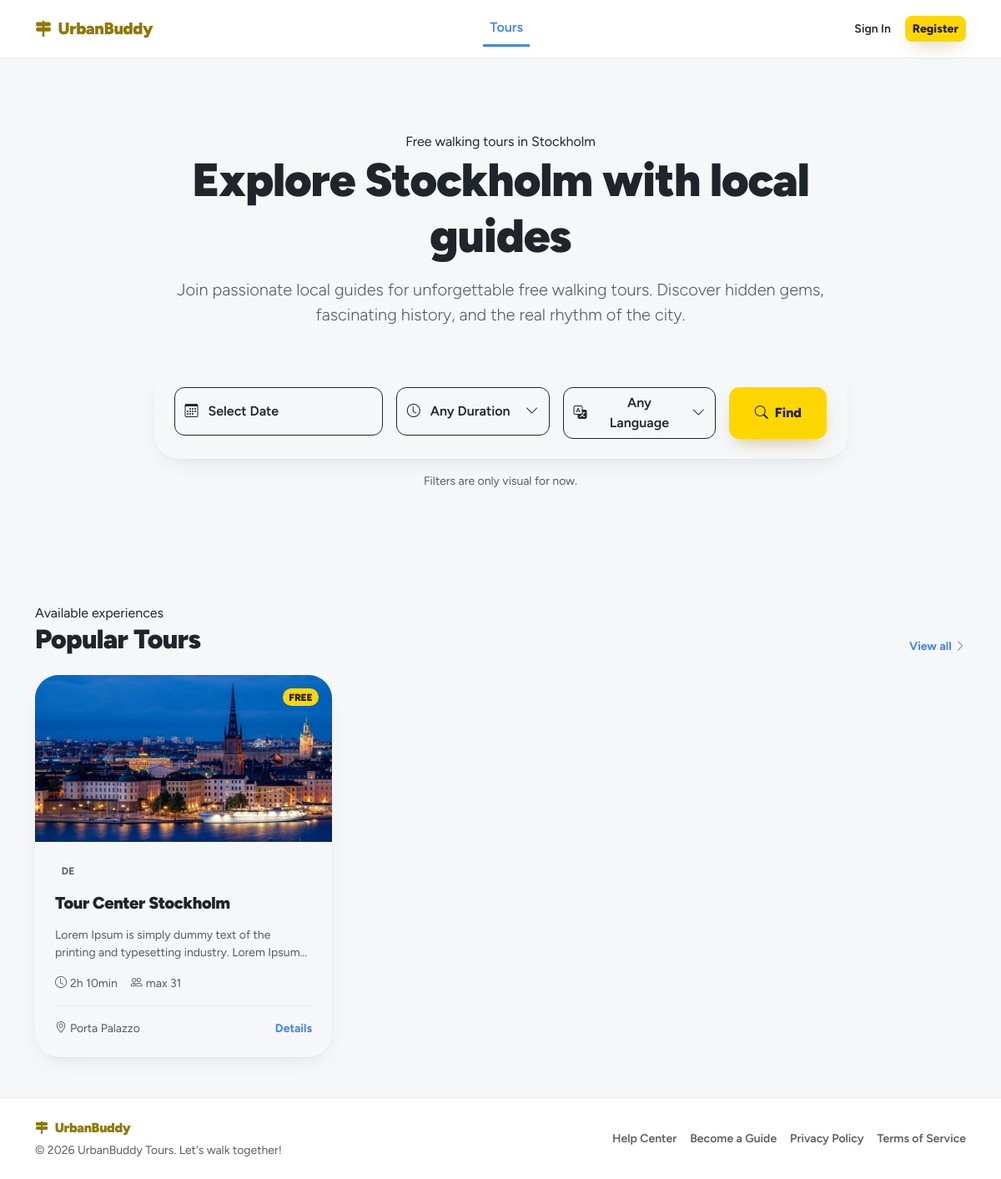
The page / on the database its author committed.
### tables this page shows
CREATE TABLE tour_photos (
    id TEXT PRIMARY KEY, -- UUID
    tour_id TEXT NOT NULL, -- FK verso UUID
    filename TEXT NOT NULL,
    created_at TEXT DEFAULT CURRENT_TIMESTAMP,
    FOREIGN KEY (tour_id) REFERENCES tours(id) ON DELETE CASCADE
);

CREATE TABLE tours (
    id TEXT PRIMARY KEY,  -- UUID
    guide_id TEXT NOT NULL, -- FK verso UUID
    theme_id INTEGER NOT NULL,
    language_id INTEGER NOT NULL,
    title TEXT NOT NULL,
    description TEXT NOT NULL,
    meeting_point TEXT NOT NULL,
    duration INTEGER NOT NULL,
    max_participants INTEGER NOT NULL,
    is_deleted INTEGER DEFAULT 0 CHECK(is_deleted IN (0, 1)),
    created_at TEXT DEFAULT CURRENT_TIMESTAMP,
    updated_at TEXT DEFAULT CURRENT_TIMESTAMP,
    FOREIGN KEY (guide_id) REFERENCES users(id) ON DELETE CASCADE,
    FOREIGN KEY (theme_id) REFERENCES themes(id) ON DELETE RESTRICT,
    FOREIGN KEY (language_id) REFERENCES languages(id) ON DELETE RESTRICT
);

### app/public/routes.py (the view)
@public_bp.route("/")
def home():
    tours = ToursDAO.list_all_tours(limit=6)
    tour_cards = []
    for tour in tours:
        tour_cards.append(build_tour_card(tour))
    return render_template(
        "home.html",
        city_name=CITY_NAME,
        tours=tour_cards,
    )

### app/core/db.py (called while the page is built)
def get_db():
    if 'conn' not in g:
        g.conn = sqlite3.connect(current_app.config["DATABASE"])
        g.conn.row_factory = sqlite3.Row
    return g.conn

### app/core/utils.py (called while the page is built, shortened)
def parse_positive_int(value):
    try:
        number = int(value)
    except (TypeError, ValueError):
        return None
    if number <= 0:
        return None
    return number

def format_duration(minutes, fallback="Duration not specified"):
    minutes = parse_positive_int(minutes)
    if minutes is None:
        return fallback
    if minutes < 60:
        return f"{minutes} min"
    hours = minutes // 60
    remaining_minutes = minutes % 60
    if remaining_minutes == 0:
        return f"{hours}h"
    return f"{hours}h {remaining_minutes}min"

def get_language_label(language, fallback="Not specified"):
    if language is None:
        return fallback
    label = getattr(language, "label", None)
    code = getattr(language, "code", None)
    slug = getattr(language, "slug", None)
    name = getattr(language, "name", None)
    language_id = getattr(language, "id", None)
    if label:
        return str(label).upper()

### app/public/utils.py (called while the page is built)
def build_tour_card(tour):
    language = LanguagesDAO.get_language_by_id(tour.language_id)
    return {
        "id": tour.id,
        "title": tour.title,
        "description": tour.description,
        "meeting_point": tour.meeting_point,
        "duration": format_duration(tour.duration),
        "max_participants": tour.max_participants,
        "language": get_language_label(language),
        "cover_filename": get_cover_filename(tour.id),
    }

def get_cover_filename(tour_id):
    photos = TourPhotosDAO.list_photos_by_tour(tour_id)
    if photos:
        return photos[0].filename
    return None

### app/tours/dao.py (called while the page is built)
    @staticmethod
    def list_all_tours(limit: int = 20, offset: int = 0):
        db = get_db()
        rows = db.execute(
            "SELECT * FROM tours WHERE is_deleted = 0 ORDER BY created_at DESC LIMIT ? OFFSET ?",
            (limit, offset)
        ).fetchall()
        return [Tour.from_row(row) for row in rows]

    @staticmethod
    def list_photos_by_tour(tour_id: str):
        db = get_db()
        rows = db.execute(
            "SELECT * FROM tour_photos WHERE tour_id = ? ORDER BY created_at DESC",
            (tour_id,)
        ).fetchall()
        return [TourPhoto.from_row(row) for row in rows]

### app/templates/home.html (shortened to what this page needs)
{% extends "base.html" %}
{% block content %}
<section class="hero-section py-5 py-lg-6">
    <div class="container">
        <div class="row justify-content-center text-center">
            <div class="col-lg-10 col-xl-9">
                <span class="eyebrow mb-3">
                    Free walking tours in {{ city_name }}
                </span>
                <h1 class="display-4 fw-black mb-3">
                    Explore {{ city_name }} with local guides
                </h1>
                <p class="lead text-muted mx-auto mb-5">
                    Join passionate local guides for unforgettable free walking tours.
                    Discover hidden gems, fascinating history, and the real rhythm of the city.
                </p>
                <div class="card border-0 shadow-sm rounded-5 mx-auto search-card">
                    <div class="card-body p-3 p-md-4">
                        <div class="row g-3">
                            <div class="col-md-4">
                                <button class="btn search-filter w-100" type="button" disabled>
                                    <i class="bi bi-calendar3"></i>
                                    <span>Select Date</span>
                                </button>
                            </div>
                            <div class="col-md-3">
                                <button class="btn search-filter w-100" type="button" disabled>
                                    <i class="bi bi-clock"></i>
                                    <span>Any Duration</span>
                                    <i class="bi bi-chevron-down ms-auto"></i>
                                </button>
                            </div>
                            <div class="col-md-3">
                                <button class="btn search-filter w-100" type="button" disabled>
                                    <i class="bi bi-translate"></i>
                                    <span>Any Language</span>
                                    <i class="bi bi-chevron-down ms-auto"></i>
                                </button>
                            </div>
                            <div class="col-md-2">
                                <button class="btn btn-primary w-100 h-100 search-submit" type="button" disabled>
                                    <i class="bi bi-search"></i>
                                    <span>Find</span>
                                </button>
                            </div>
                        </div>
                    </div>
                </div>
                <p class="small text-muted mt-3 mb-0">
                    Filters are only visual for now.
                </p>
            </div>
        </div>
    </div>
</section>
<section class="py-5">
    <div class="container">
        <div class="d-flex align-items-end justify-content-between gap-3 mb-4">
            <div>
                <span class="eyebrow mb-2">
                    Available experiences
                </span>
                <h2 class="fw-black mb-0">Popular Tours</h2>
            </div>
            <a href="#" class="small fw-bold text-decoration-none">
                View all
                <i class="bi bi-chevron-right"></i>
            </a>
        </div>
        {% if tours %}
            <div class="row g-4">
                {% for tour in tours %}
                    <div class="col-md-6 col-lg-4">
                        {% include "components/tour_card.html" %}
                    </div>
                {% endfor %}
            </div>
        {% endif %}
    </div>
</section>
{% endblock %}

### app/templates/components/tour_card.html (shortened to what this page needs)
<article class="card tour-card border-0 shadow-sm rounded-5 h-100 overflow-hidden">
    <div class="tour-img position-relative">
        {% if tour.cover_filename %}
            <img
                src="{{ url_for('static', filename='uploads/tours/' ~ tour.cover_filename) }}"
                alt="{{ tour.title }}"
                class="w-100 h-100 object-fit-cover"
            >
        {% else %}
            <div class="tour-placeholder">{{ city_name|default("Stockholm") }}</div>
        {% endif %}
        {% if card_variant is defined and card_variant == "dashboard" %}
            <div class="position-absolute top-0 end-0 m-3 d-flex gap-2">
                <a
                    href="{{ url_for('guide_dashboard.update_tour', tour_id=tour.id) }}"
                    class="btn btn-light btn-icon shadow-sm"
                    aria-label="Edit tour"
                >
                    <i class="bi bi-pencil-fill"></i>
                </a>
                <button
                    type="button"
                    class="btn btn-danger btn-icon shadow-sm"
                    data-bs-toggle="modal"
                    data-bs-target="#deleteTourModal-{{ tour.id }}"
                    aria-label="Delete tour"
                >
                    <i class="bi bi-trash-fill"></i>
                </button>
            </div>
        {% else %}
            <span class="badge rounded-pill bg-brand text-dark fw-black position-absolute top-0 end-0 m-3">
                FREE
            </span>
        {% endif %}
    </div>
    <div class="card-body p-4">
        <div class="d-flex align-items-center justify-content-between gap-3 mb-3">
            <span class="badge rounded-pill bg-light text-muted">{{ tour.language }}</span>
        </div>
        <h3 class="h5 fw-black mb-3">{{ tour.title }}</h3>
        {% if card_variant is defined and card_variant == "dashboard" %}
            <div class="d-flex flex-wrap gap-3 small text-muted mb-3">
                <span><i class="bi bi-clock me-1"></i>{{ tour.duration }}</span>
                <span><i class="bi bi-people me-1"></i>max {{ tour.max_participants }}</span>
            </div>
            <div class="vstack gap-2 small text-muted">
                <div><i class="bi bi-calendar-week me-1"></i>{{ tour.schedule }}</div>
                <div><i class="bi bi-signpost-split me-1"></i>{{ tour.stops_count }}</div>
            </div>
        {% else %}
            <p class="text-muted small tour-description mb-3">{{ tour.description }}</p>
            <div class="d-flex flex-wrap gap-3 small text-muted mb-3">
                <span><i class="bi bi-clock me-1"></i>{{ tour.duration }}</span>
                <span><i class="bi bi-people me-1"></i>max {{ tour.max_participants }}</span>
            </div>
            <div class="d-flex align-items-center justify-content-between border-top pt-3">
                <span class="small text-muted text-truncate pe-3">
                    <i class="bi bi-geo-alt me-1"></i>{{ tour.meeting_point }}
                </span>
                <a href="{{ url_for('public.tour_detail', tour_id=tour.id) }}" class="small fw-bold text-decoration-none">Details</a>
            </div>
        {% endif %}
    </div>
</article>

### app/static/style.css (style rules this page uses)
:root { --ub-primary: #FFD700; --ub-primary-hover: #EDC500; --ub-primary-active: #D9B400; --ub-primary-dark: #8F7800; --ub-blue: #4285F4; --ub-text: #20242B; --ub-muted: #6C757D; --ub-bg: #F6F7F9; --ub-border: #E8EAEE; --ub-shadow-sm: 0 1px 2px rgba(20, 24, 33, 0.04), 0 10px 30px -14px rgba(20, 24, 33, 0.14); --ub-shadow-lg: 0 18px 45px -18px rgba(20, 24, 33, 0.28); --bs-body-font-family: "Figtree", system-ui, -apple-system, "Segoe UI", Roboto, sans-serif; --bs-body-bg: var(--ub-bg); --bs-body-color: var(--ub-text); --bs-border-color: var(--ub-border); --bs-primary: var(--ub-blue); --bs-primary-rgb: 66, 133, 244; --bs-link-color-rgb: 66, 133, 244; --bs-link-hover-color-rgb: 28, 100, 222; --bs-border-radius: 0.75rem; --bs-border-radius-sm: 0.5rem; --bs-border-radius-lg: 1rem; --bs-border-radius-xl: 1.25rem; --bs-border-radius-xxl: 1.75rem; --bs-focus-ring-color: rgba(255, 215, 0, 0.35); }
h1, h2, h3, .fw-black { letter-spacing: -0.02em; }
.fw-black { font-weight: 900; }
.bg-brand { background-color: var(--ub-primary) !important; }
.shadow-sm { box-shadow: var(--ub-shadow-sm) !important; }
.btn { font-weight: 600; transition: transform 0.15s ease, box-shadow 0.15s ease, background-color 0.15s ease, border-color 0.15s ease; }
.btn-primary { --bs-btn-bg: var(--ub-primary); --bs-btn-border-color: var(--ub-primary); --bs-btn-color: #1f1f1f; --bs-btn-hover-bg: var(--ub-primary-hover); --bs-btn-hover-border-color: var(--ub-primary-hover); --bs-btn-hover-color: #1f1f1f; --bs-btn-active-bg: var(--ub-primary-active); --bs-btn-active-border-color: var(--ub-primary-active); --bs-btn-active-color: #1f1f1f; --bs-btn-disabled-bg: var(--ub-primary); --bs-btn-disabled-border-color: var(--ub-primary); --bs-btn-disabled-color: #1f1f1f; --bs-btn-focus-shadow-rgb: 222, 189, 0; font-weight: 800; box-shadow: 0 10px 22px -10px rgba(143, 120, 0, 0.55); }
@media (min-width: 992px) { .py-lg-6 { padding-top: 5.5rem !important; padding-bottom: 5.5rem !important; } }
.search-card { max-width: 920px; }
.search-filter { min-height: 58px; display: flex; align-items: center; gap: 12px; border: 1px solid var(--ub-border); background-color: #F3F4F6; color: #374151; font-weight: 600; }
.search-submit { min-height: 58px; display: inline-flex; align-items: center; justify-content: center; gap: 8px; }
.search-filter:disabled, .search-submit:disabled { opacity: 1; cursor: default; transform: none; }
.tour-card { transition: transform 0.2s ease, box-shadow 0.2s ease; }
.tour-img { height: 200px; background-color: #FDE1C9; }
.tour-description { display: -webkit-box; -webkit-line-clamp: 2; -webkit-box-orient: vertical; overflow: hidden; min-height: 2.7em; }

### rows shown on the page
tour_photos: filename (picture)
tours: title "Tour Center Stockholm", description "Lorem Ipsum is simply dummy text of the printing and typesetting industry. Lorem…", meeting_point "Porta Palazzo"

### other values the page prints
{{ city_name }} "Stockholm"
{{ tour.language }} "DE"
{{ tour.duration }} "2h 10min"
{{ tour.max_participants }} "31"
